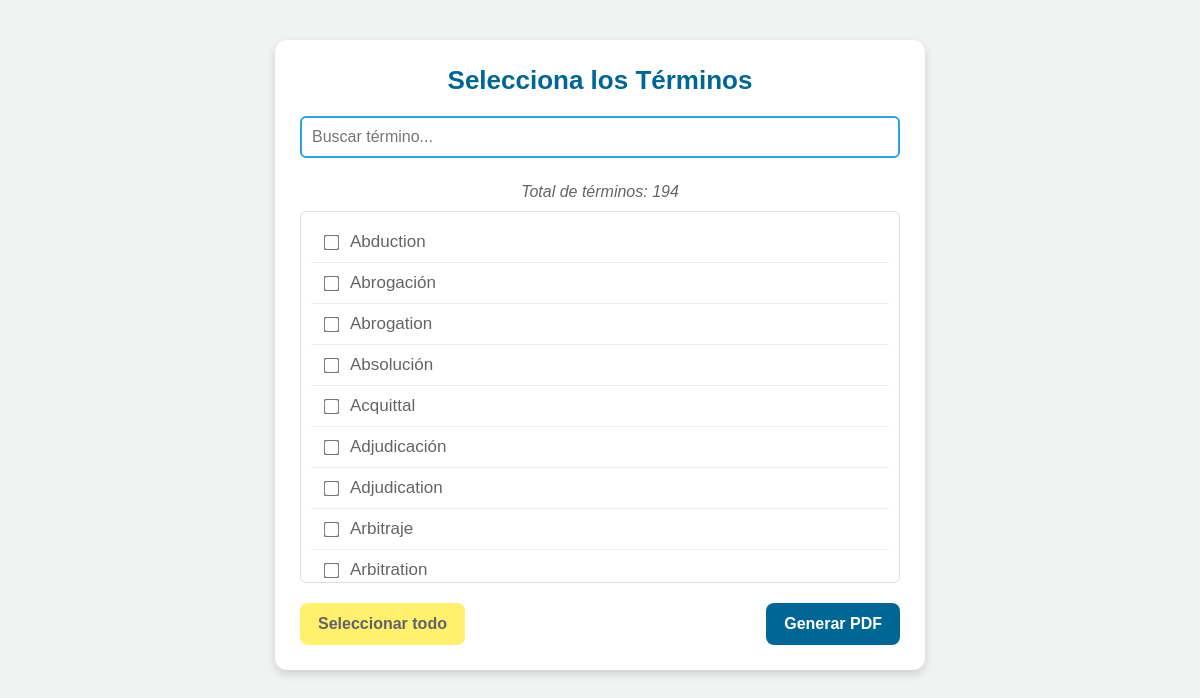
Screenshot of /listar_terminos.php with the database file from the repository.
### tables this page shows
CREATE TABLE `termino` (
  `id_Termino` int(11) NOT NULL,
  `palabra` varchar(150) NOT NULL,
  `pronunciacion` varchar(150) DEFAULT NULL,
  `definicion` mediumtext NOT NULL,
  `ejemplo_aplicativo` mediumtext,
  `referencia_bibliogr` varchar(200) DEFAULT NULL,
  `estado` varchar(25) DEFAULT NULL,
  `fecha_creacion` datetime DEFAULT NULL,
  `fecha_modificacion` datetime DEFAULT NULL,
  `id_Usuario` int(11) NOT NULL
);

### listar_terminos.php (the view, shortened to what this page needs)
<?php
include "conexion.php";
$cn->set_charset("utf8");
$sql = "SELECT id_termino, palabra FROM termino ORDER BY palabra";
$result = $cn->query($sql);
?>
<!DOCTYPE html>
<html lang="es">
<head>
</head>
<body>
<div class="card">
    <div class="titulo">Selecciona los Términos</div>
    <input type="text" id="buscador" placeholder="Buscar término...">
    <div class="contador" id="contador">
        <?php
        if ($result->num_rows > 0) {
            echo "Total de términos: " . $result->num_rows;
        } else {
            echo "No hay términos disponibles";
        }
        ?>
    </div>
    <form action="reporte.php" method="POST">
        <div class="lista" id="listaTerminos">
            <?php
            if ($result->num_rows > 0) {
                while ($row = $result->fetch_assoc()) {
                    $palabra = htmlspecialchars($row['palabra'], ENT_QUOTES, 'UTF-8');
                    echo '
                    <div class="item">
                        <input type="checkbox" name="terminos[]" value="'.$row['id_termino'].'" id="term_'.$row['id_termino'].'">
                        <label for="term_'.$row['id_termino'].'">'.$palabra.'</label>
                    </div>';
                }
            } else {
                echo '<div class="sin-terminos">No hay términos en la base de datos.</div>';
            }
            ?>
        </div>
        <div class="acciones">
            <button type="button" class="btn btn-seleccionar" onclick="seleccionarTodo()">Seleccionar todo</button>
            <button type="submit" class="btn btn-pdf" <?php echo ($result->num_rows == 0) ? 'disabled' : ''; ?>>Generar PDF</button>
        </div>
    </form>
</div>
</body>
</html>

### listar_terminos.php (style rules this page uses)
:root { --color-amarillo: #fff06dff; --color-azul-oscuro: #006694; --color-gris: #636466; --color-gris-claro: #f1f2f2; --color-naranja: #ff9a15; --color-azul-claro: #27a5df; }
body { font-family: Arial, sans-serif; background: var(--color-gris-claro); display: flex; justify-content: center; padding: 40px; margin: 0; }
.card { width: 600px; background: white; padding: 25px; border-radius: 12px; box-shadow: 0 4px 10px rgba(0,0,0,0.15); }
.titulo { font-size: 26px; font-weight: bold; color: var(--color-azul-oscuro); text-align: center; margin-bottom: 20px; }
#buscador { width: 100%; padding: 10px; border: 2px solid var(--color-azul-claro); border-radius: 6px; margin-bottom: 15px; font-size: 16px; box-sizing: border-box; }
.lista { max-height: 350px; overflow-y: auto; padding-right: 10px; border: 1px solid #ddd; border-radius: 6px; padding: 10px; }
.item { display: flex; align-items: center; padding: 10px; font-size: 17px; color: var(--color-gris); border-bottom: 1px solid #eee; transition: background-color 0.2s; }
.item input { margin-right: 12px; transform: scale(1.2); }
.acciones { margin-top: 20px; display: flex; justify-content: space-between; }
.btn { padding: 12px 18px; border-radius: 8px; font-size: 16px; cursor: pointer; border: none; font-weight: bold; transition: 0.3s; }
.btn-seleccionar { background: var(--color-amarillo); color: var(--color-gris); }
.btn-pdf { background: var(--color-azul-oscuro); color: white; }
.contador { text-align: center; margin: 10px 0; color: var(--color-gris); font-style: italic; }

### rows the page displays
termino: palabra "Abduction"
termino: palabra "Abrogación"
termino: palabra "Abrogation"
termino: palabra "Absolución"
termino: palabra "Acquittal"
termino: palabra "Adjudicación"
termino: palabra "Adjudication"
termino: palabra "Arbitraje"
termino: palabra "Arbitration"

### other values shown
$result->num_rows "194"
